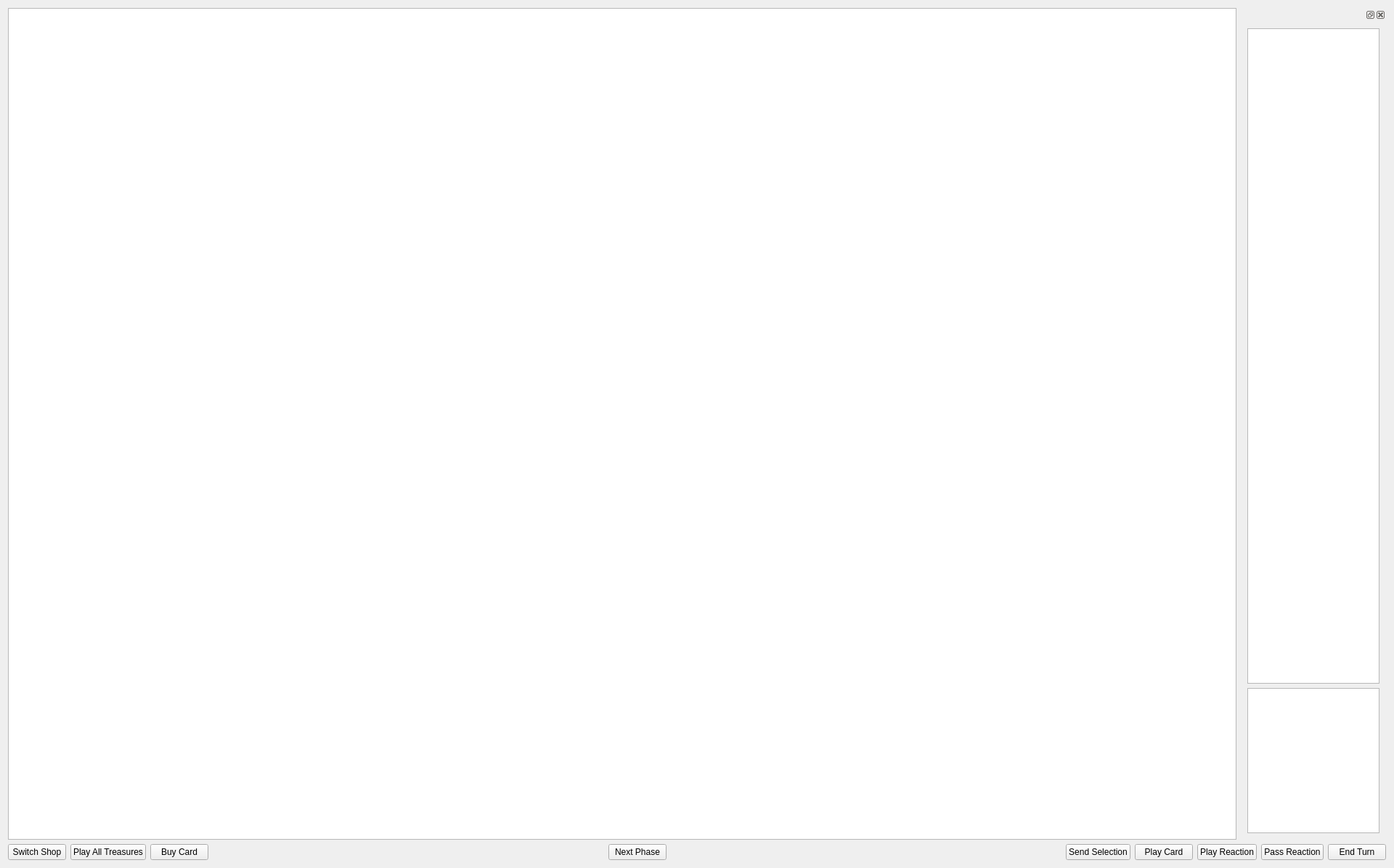
<?xml version="1.0" encoding="UTF-8"?>
<ui version="4.0">
 <class>GameTable</class>
 <widget class="QWidget" name="GameTable">
  <property name="geometry">
   <rect>
    <x>0</x>
    <y>0</y>
    <width>1920</width>
    <height>1196</height>
   </rect>
  </property>
  <property name="windowTitle">
   <string>Form</string>
  </property>
  <layout class="QVBoxLayout" name="verticalLayout">
   <item>
    <layout class="QHBoxLayout" name="horizontalLayout_2">
     <property name="spacing">
      <number>6</number>
     </property>
     <property name="topMargin">
      <number>0</number>
     </property>
     <item>
      <widget class="QGraphicsView" name="gameView"/>
     </item>
     <item>
      <widget class="QDockWidget" name="logsContainer">
       <property name="sizePolicy">
        <sizepolicy hsizetype="Minimum" vsizetype="Minimum">
         <horstretch>0</horstretch>
         <verstretch>0</verstretch>
        </sizepolicy>
       </property>
       <property name="maximumSize">
        <size>
         <width>200</width>
         <height>524287</height>
        </size>
       </property>
       <widget class="QWidget" name="dockWidgetContents">
        <layout class="QVBoxLayout" name="verticalLayout_2">
         <item>
          <widget class="QTextEdit" name="logs">
           <property name="font">
            <font>
             <pointsize>14</pointsize>
            </font>
           </property>
           <property name="readOnly">
            <bool>true</bool>
           </property>
          </widget>
         </item>
         <item>
          <widget class="QTextEdit" name="turnInfos">
           <property name="maximumSize">
            <size>
             <width>16777215</width>
             <height>200</height>
            </size>
           </property>
           <property name="font">
            <font>
             <pointsize>14</pointsize>
            </font>
           </property>
           <property name="readOnly">
            <bool>true</bool>
           </property>
          </widget>
         </item>
        </layout>
       </widget>
      </widget>
     </item>
    </layout>
   </item>
   <item>
    <layout class="QHBoxLayout" name="horizontalLayout">
     <item>
      <widget class="QPushButton" name="switchShopButton">
       <property name="text">
        <string>Switch Shop</string>
       </property>
      </widget>
     </item>
     <item>
      <widget class="QPushButton" name="playAllTreasuresButton">
       <property name="text">
        <string>Play All Treasures</string>
       </property>
      </widget>
     </item>
     <item>
      <widget class="QPushButton" name="buyCardButton">
       <property name="text">
        <string>Buy Card</string>
       </property>
      </widget>
     </item>
     <item>
      <spacer name="horizontalSpacer_2">
       <property name="orientation">
        <enum>Qt::Orientation::Horizontal</enum>
       </property>
       <property name="sizeHint" stdset="0">
        <size>
         <width>40</width>
         <height>20</height>
        </size>
       </property>
      </spacer>
     </item>
     <item>
      <widget class="QPushButton" name="nextPhaseButton">
       <property name="text">
        <string>Next Phase</string>
       </property>
      </widget>
     </item>
     <item>
      <spacer name="horizontalSpacer">
       <property name="orientation">
        <enum>Qt::Orientation::Horizontal</enum>
       </property>
       <property name="sizeHint" stdset="0">
        <size>
         <width>40</width>
         <height>20</height>
        </size>
       </property>
      </spacer>
     </item>
     <item>
      <widget class="QPushButton" name="sendSelectionButton">
       <property name="text">
        <string>Send Selection</string>
       </property>
      </widget>
     </item>
     <item>
      <widget class="QPushButton" name="PlayCardButton">
       <property name="sizePolicy">
        <sizepolicy hsizetype="Minimum" vsizetype="Fixed">
         <horstretch>0</horstretch>
         <verstretch>0</verstretch>
        </sizepolicy>
       </property>
       <property name="text">
        <string>Play Card</string>
       </property>
      </widget>
     </item>
     <item>
      <widget class="QPushButton" name="playReactionButton">
       <property name="sizePolicy">
        <sizepolicy hsizetype="Minimum" vsizetype="Fixed">
         <horstretch>0</horstretch>
         <verstretch>0</verstretch>
        </sizepolicy>
       </property>
       <property name="text">
        <string>Play Reaction</string>
       </property>
      </widget>
     </item>
     <item>
      <widget class="QPushButton" name="passReactionButton">
       <property name="sizePolicy">
        <sizepolicy hsizetype="Minimum" vsizetype="Fixed">
         <horstretch>0</horstretch>
         <verstretch>0</verstretch>
        </sizepolicy>
       </property>
       <property name="text">
        <string>Pass Reaction</string>
       </property>
      </widget>
     </item>
     <item>
      <widget class="QPushButton" name="endTurnButton">
       <property name="sizePolicy">
        <sizepolicy hsizetype="Minimum" vsizetype="Fixed">
         <horstretch>0</horstretch>
         <verstretch>0</verstretch>
        </sizepolicy>
       </property>
       <property name="text">
        <string>End Turn</string>
       </property>
      </widget>
     </item>
    </layout>
   </item>
  </layout>
 </widget>
 <resources/>
 <connections/>
</ui>
